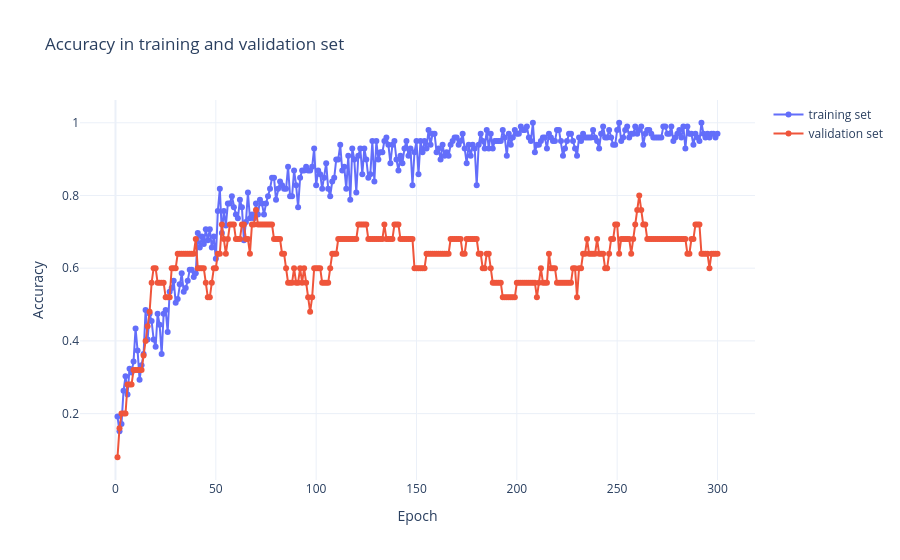

Notebook cell for this chart:
### Markdown cell above
That's it! After some quick exploration of the `learning` success:

### Code cell
import plotly.graph_objects as go

epoch = np.arange(300) + 1

fig = go.Figure()

# Add traces
fig.add_trace(go.Scatter(x=epoch, y=fit.history['accuracy'],
                    mode='lines+markers',
                    name='training set'))
fig.add_trace(go.Scatter(x=epoch, y=fit.history['val_accuracy'],
                    mode='lines+markers',
                    name='validation set'))

fig.update_layout(title="Accuracy in training and validation set",
                  template='plotly_white')

fig.update_xaxes(title_text='Epoch')
fig.update_yaxes(title_text='Accuracy')

fig.show()

#plot(fig, filename = 'acc_eyes.html')
#display(HTML('acc_eyes.html'))

### Figure 1 — Plotly figure (JSON) as saved in the notebook; plotly's stock layout.template omitted (floating-point values rounded to 4 significant figures; data arrays with more than 128 entries replaced by an {"elided": "..."} marker saying what was removed)
{"data": [{"mode": "lines+markers", "name": "training set", "type": "scatter", "x": {"elided": "300 int values"}, "y": {"elided": "300 float values"}}, {"mode": "lines+markers", "name": "validation set", "type": "scatter", "x": {"elided": "300 int values"}, "y": {"elided": "300 float values"}}], "layout": {"title": {"text": "Accuracy in training and validation set"}, "xaxis": {"title": {"text": "Epoch"}}, "yaxis": {"title": {"text": "Accuracy"}}}}
